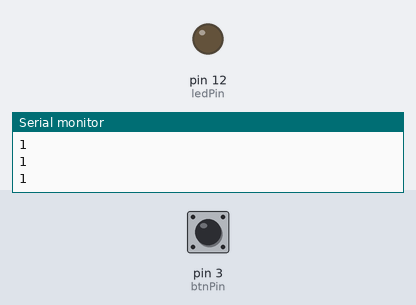
A sketch run on a simulated Arduino Uno, built with avr-gcc and run on an emulated ATmega328P. Shown: output pins drawn as LEDs (lit = HIGH), the last lines printed to the serial monitor. The inputs (shaded band) are chosen by the test bench; at power-on: pin 3 (btnPin) HIGH.

Above: at 2.8 s.
2.9 s: pin 3 (btnPin) pulled LOW for 1.2 s
At 4.3 s:
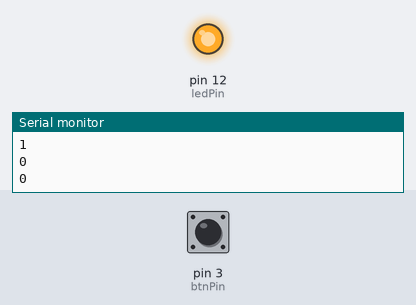
6.5 s: pin 3 (btnPin) pulled LOW for 3.2 s
At 10.8 s:
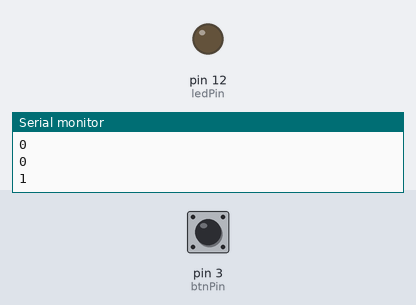
Timing chart, 0 to 12.3 s (numbered marks = the images above; inputs shaded):
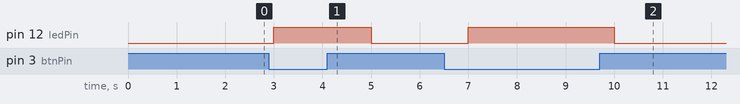

Measured:
- after the input at 2.9 s, pin 12 (ledPin): LOW → HIGH after 0.10 s, → LOW 2.0 s later
- after the input at 6.5 s, pin 12 (ledPin): LOW → HIGH after 0.50 s, → LOW 3.0 s later

The sketch:

pull_up.ino
```cpp
#include <Arduino.h>

int btnPin = 3;
int ledPin = 12;

void setup() {
    pinMode(btnPin, INPUT);
    pinMode(ledPin, OUTPUT);
    Serial.begin(9600);
}

void loop() {
    int btnState = digitalRead(btnPin);
    if(btnState == LOW){
        digitalWrite(ledPin, HIGH);
        Serial.println(btnState);
    } else{
        digitalWrite(ledPin, LOW);
        Serial.println(btnState);
    }
    delay(1000);
}
```
